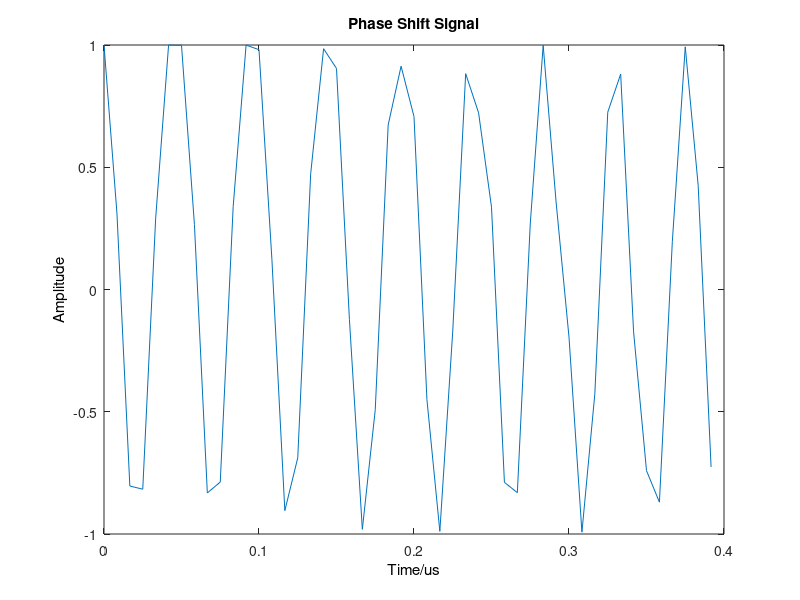
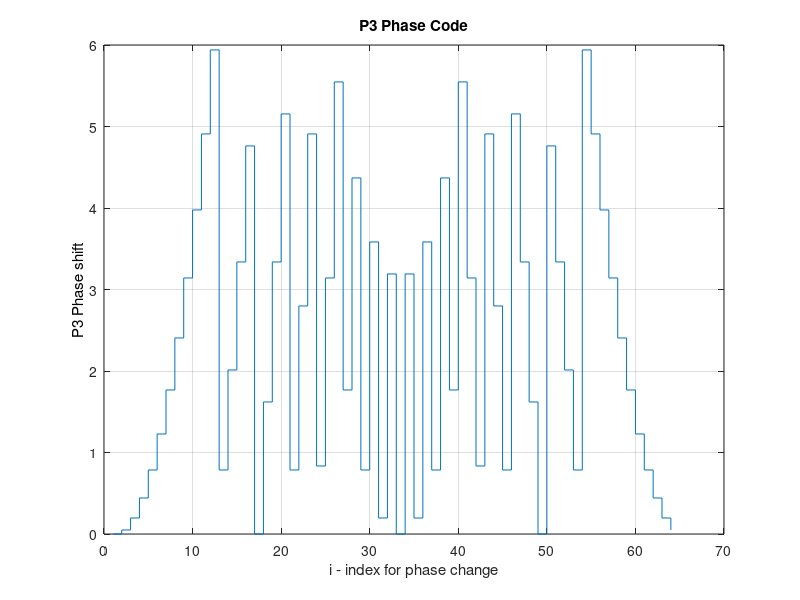
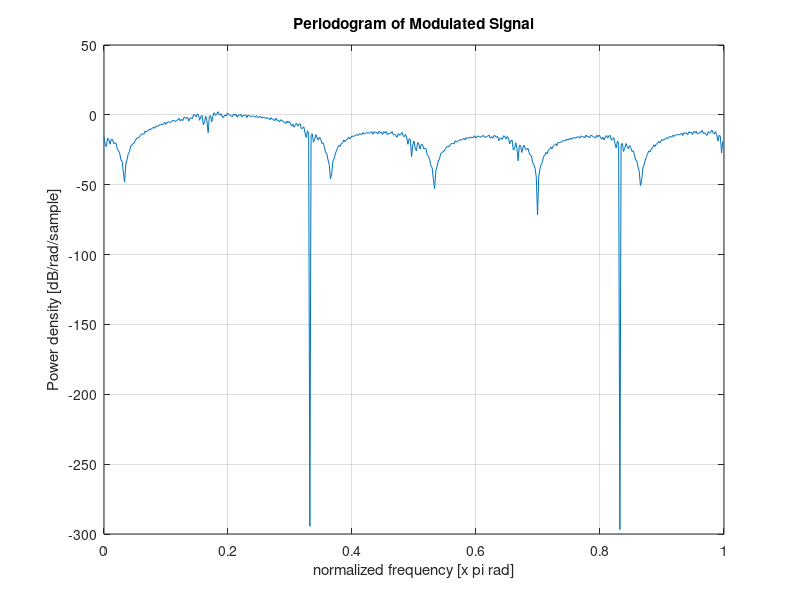

MATLAB code for these plots, in order:
%function x = P3_Code()
%myFun - Description
%This code is for generating P3 Code. 
% Syntax: x = P3_Code()
%
% Long description

close all;
clear;
    
fs = 1200e6; Ts = 1/fs;                    %sample frequency 
fc = fs/6 + rand*(fs/5-fs/6);            %carrier frequency
M = randi(3)+5;                          %random # of code phases                     
Nc = M*M;                                %compression ratio
A = 1;                                   %Amplitude
SAR = ceil(fs/fc);                       %sampling ratio
N = 512+randi(1920-512);
P = fix(N/(M*M*SAR));                    %periods of codes


%Generating the phase matrix
for i = 1:Nc
        phi(i)=pi/Nc*(i-1)^2;            
end


index = 0;
for i = 1:Nc
        for n = 1:SAR
            I(index+1)=A*cos(2*pi*fc*(n-1)*Ts+phi(i));
            Q(index+1)=A*sin(2*pi*fc*(n-1)*Ts+phi(i));
            index = index + 1;        
        end
end


temp1 = I; I=[];
temp2 = Q; Q=[];
for i =1:P
    I =[I temp1];
    Q =[Q temp2];
end


t = 0:Ts:P*M*M*SAR*Ts-Ts;                    %setup time vector


S = I+sqrt(-1).*Q; %modulated signal
phase_signal = angle(S);

figure(1);
t_plot = t(1:floor(length(t)/M)); %for plotting using a small fraction of t
I_plot = I(1:floor(length(I)/M));
plot(t_plot*10e6,I_plot);
set(get(gca, 'Title'), 'String', 'Phase Shift Signal');
set(get(gca, 'XLabel'), 'String', 'Time/us');
set(get(gca, 'YLabel'), 'String', 'Amplitude');


figure(2);
n = 1:Nc;
undoo = rem(phi,2*pi);
stairs(n,undoo);grid;
set(get(gca, 'Title'), 'String', 'P3 Phase Code');
xlabel('i - index for phase change');
set(get(gca, 'YLabel'), 'String', 'P3 Phase shift');

figure(3);
periodogram(S);
set(get(gca, 'Title'), 'String', 'Periodogram of Modulated Signal');



sprintf('The number of code phases is %g', M)
sprintf('The carrier frequency is %g', fc)
sprintf('The number of samples is %g',N)
%end

